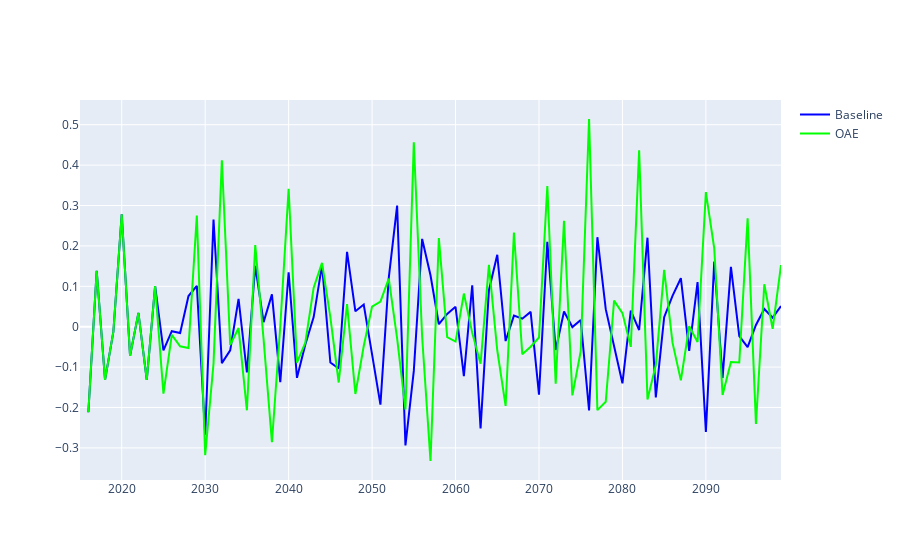

The notebook cell saved with this chart:
### Code cell
fig = go.Figure()
fig.add_trace(go.Scatter(x=dic_amplitude_baseline_pct.year, y=dic_amplitude_baseline_pct['DIC'],
                    mode='lines', line_color='#0000FF',
                    name='Baseline'))
fig.add_trace(go.Scatter(x=dic_amplitude_oae_pct.year, y=dic_amplitude_oae_pct['DIC'],
                    mode='lines', line_color='#00FF00',
                    name='OAE'))
fig.show()
